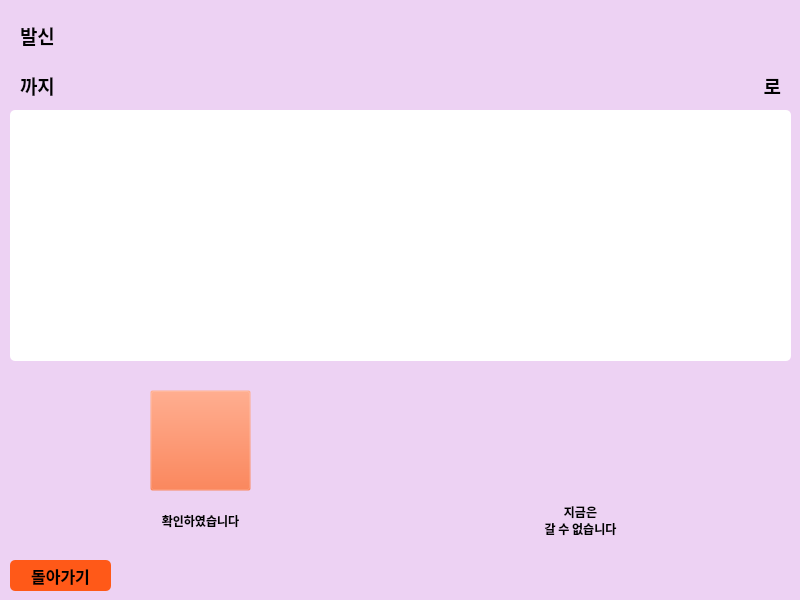
<?xml version="1.0" encoding="UTF-8"?>
<ui version="4.0">
 <class>Dialog</class>
 <widget class="QDialog" name="Dialog">
  <property name="geometry">
   <rect>
    <x>0</x>
    <y>0</y>
    <width>800</width>
    <height>600</height>
   </rect>
  </property>
  <property name="windowTitle">
   <string>Dialog</string>
  </property>
  <widget class="QLabel" name="label">
   <property name="geometry">
    <rect>
     <x>0</x>
     <y>-10</y>
     <width>811</width>
     <height>611</height>
    </rect>
   </property>
   <property name="styleSheet">
    <string notr="true">background-color : #EDD2F3;</string>
   </property>
   <property name="text">
    <string/>
   </property>
   <property name="indent">
    <number>-1</number>
   </property>
  </widget>
  <widget class="QLabel" name="whereLbl">
   <property name="geometry">
    <rect>
     <x>370</x>
     <y>60</y>
     <width>411</width>
     <height>51</height>
    </rect>
   </property>
   <property name="font">
    <font>
     <family>Noto Sans CJK KR Black</family>
     <pointsize>14</pointsize>
     <weight>75</weight>
     <bold>true</bold>
    </font>
   </property>
   <property name="text">
    <string>로</string>
   </property>
   <property name="alignment">
    <set>Qt::AlignRight|Qt::AlignTrailing|Qt::AlignVCenter</set>
   </property>
  </widget>
  <widget class="QLabel" name="dueTimeLbl">
   <property name="geometry">
    <rect>
     <x>20</x>
     <y>60</y>
     <width>321</width>
     <height>51</height>
    </rect>
   </property>
   <property name="font">
    <font>
     <family>Noto Sans CJK KR Black</family>
     <pointsize>14</pointsize>
     <weight>75</weight>
     <bold>true</bold>
    </font>
   </property>
   <property name="text">
    <string>까지</string>
   </property>
   <property name="alignment">
    <set>Qt::AlignLeading|Qt::AlignLeft|Qt::AlignVCenter</set>
   </property>
  </widget>
  <widget class="QLabel" name="fromLbl">
   <property name="geometry">
    <rect>
     <x>20</x>
     <y>10</y>
     <width>761</width>
     <height>51</height>
    </rect>
   </property>
   <property name="font">
    <font>
     <family>Noto Sans CJK KR Black</family>
     <pointsize>14</pointsize>
     <weight>75</weight>
     <bold>true</bold>
    </font>
   </property>
   <property name="text">
    <string>발신</string>
   </property>
   <property name="alignment">
    <set>Qt::AlignLeading|Qt::AlignLeft|Qt::AlignVCenter</set>
   </property>
  </widget>
  <widget class="QPushButton" name="goBackBtn">
   <property name="geometry">
    <rect>
     <x>10</x>
     <y>560</y>
     <width>101</width>
     <height>31</height>
    </rect>
   </property>
   <property name="font">
    <font>
     <family>Noto Sans CJK KR Black</family>
     <pointsize>12</pointsize>
     <weight>75</weight>
     <bold>true</bold>
    </font>
   </property>
   <property name="styleSheet">
    <string notr="true">background-color : rgb(255, 89, 24);
border-radius : 5px;</string>
   </property>
   <property name="text">
    <string>돌아가기</string>
   </property>
  </widget>
  <widget class="QTextBrowser" name="additionalMsg">
   <property name="geometry">
    <rect>
     <x>10</x>
     <y>110</y>
     <width>781</width>
     <height>251</height>
    </rect>
   </property>
   <property name="font">
    <font>
     <family>Noto Sans CJK KR Black</family>
     <weight>75</weight>
     <bold>true</bold>
    </font>
   </property>
   <property name="styleSheet">
    <string notr="true">border-radius : 5px;
background-color : #ffffff;
border-color : #000000;</string>
   </property>
  </widget>
  <widget class="QPushButton" name="checkBtn">
   <property name="geometry">
    <rect>
     <x>150</x>
     <y>390</y>
     <width>101</width>
     <height>101</height>
    </rect>
   </property>
   <property name="font">
    <font>
     <family>Noto Sans CJK KR Black</family>
     <pointsize>12</pointsize>
     <weight>75</weight>
     <bold>true</bold>
    </font>
   </property>
   <property name="styleSheet">
    <string notr="true">background-color : rgba(255, 89, 24,0);
border-image: url(:/assets/image/ok.png);</string>
   </property>
   <property name="text">
    <string/>
   </property>
  </widget>
  <widget class="QLabel" name="label_2">
   <property name="geometry">
    <rect>
     <x>130</x>
     <y>490</y>
     <width>141</width>
     <height>61</height>
    </rect>
   </property>
   <property name="font">
    <font>
     <family>Noto Sans CJK KR Black</family>
     <weight>75</weight>
     <bold>true</bold>
    </font>
   </property>
   <property name="text">
    <string>확인하였습니다</string>
   </property>
   <property name="alignment">
    <set>Qt::AlignCenter</set>
   </property>
  </widget>
  <widget class="QPushButton" name="notForNowBtn">
   <property name="geometry">
    <rect>
     <x>530</x>
     <y>390</y>
     <width>101</width>
     <height>101</height>
    </rect>
   </property>
   <property name="font">
    <font>
     <family>Noto Sans CJK KR Black</family>
     <pointsize>12</pointsize>
     <weight>75</weight>
     <bold>true</bold>
    </font>
   </property>
   <property name="styleSheet">
    <string notr="true">background-color : rgba(255, 89, 24,0);
border-radius : 5px;</string>
   </property>
   <property name="text">
    <string/>
   </property>
  </widget>
  <widget class="QLabel" name="label_3">
   <property name="geometry">
    <rect>
     <x>510</x>
     <y>490</y>
     <width>141</width>
     <height>61</height>
    </rect>
   </property>
   <property name="font">
    <font>
     <family>Noto Sans CJK KR Black</family>
     <weight>75</weight>
     <bold>true</bold>
    </font>
   </property>
   <property name="text">
    <string>지금은
갈 수 없습니다</string>
   </property>
   <property name="alignment">
    <set>Qt::AlignCenter</set>
   </property>
  </widget>
 </widget>
 <resources/>
 <connections/>
</ui>
